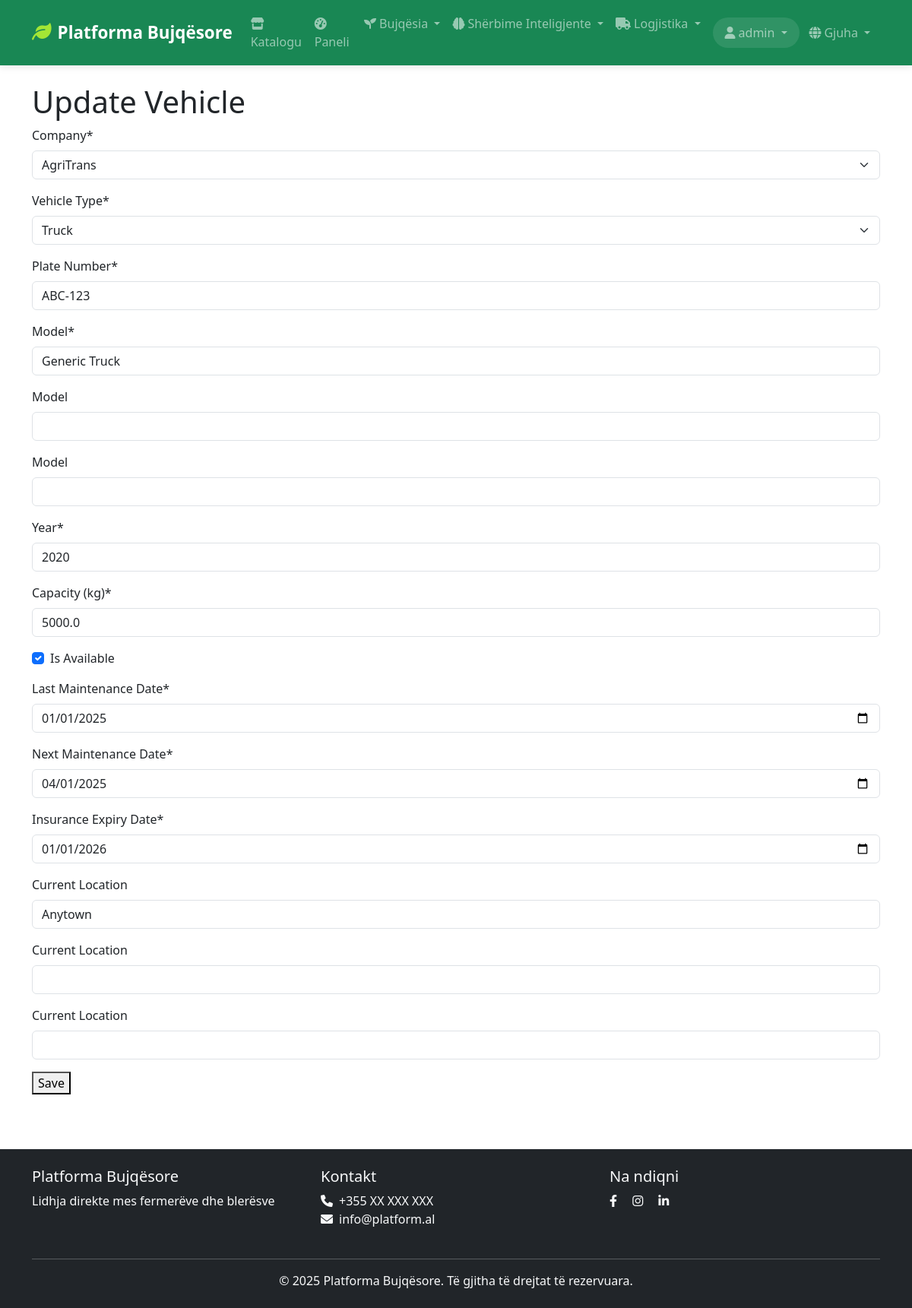
Screenshot of /sq/logistics/vehicles/1/update/ (signed in) with the database file from the repository.
### logistics/models.py (models this page shows, shortened)
class TransportCompany(models.Model):
    company_id = models.AutoField(primary_key=True)
    name = models.CharField(max_length=100, verbose_name=_('Name'))
    name_en = models.CharField(max_length=100, verbose_name=_('Name'), null=True, blank=True)
    name_sq = models.CharField(max_length=100, verbose_name=_('Name'), null=True, blank=True)
    contact_person = models.CharField(max_length=100, verbose_name=_('Contact Person'))
    contact_person_en = models.CharField(max_length=100, verbose_name=_('Contact Person'), null=True, blank=True)
    contact_person_sq = models.CharField(max_length=100, verbose_name=_('Contact Person'), null=True, blank=True)
    contact_email = models.EmailField(verbose_name=_('Contact Email'))
    contact_phone = models.CharField(max_length=20, verbose_name=_('Contact Phone'))
    address = models.TextField(verbose_name=_('Address'))
    address_en = models.TextField(verbose_name=_('Address'), null=True, blank=True)
    address_sq = models.TextField(verbose_name=_('Address'), null=True, blank=True)
    registration_number = models.CharField(max_length=50, verbose_name=_('Registration Number'))
    tax_number = models.CharField(max_length=50, verbose_name=_('Tax Number'))
    website = models.URLField(blank=True, null=True, verbose_name=_('Website'))
    is_active = models.BooleanField(default=True, verbose_name=_('Is Active'))
    class Meta:
        verbose_name = _('Transport Company')
        verbose_name_plural = _('Transport Companies')
    def __str__(self):
        return self.name

class Vehicle(models.Model):
    VEHICLE_TYPES = [
        ('truck', _('Truck')),
        ('van', _('Van')),
        ('refrigerated', _('Refrigerated Truck')),
        ('pickup', _('Pickup Truck')),
    ]
    vehicle_id = models.AutoField(primary_key=True)
    company = models.ForeignKey(TransportCompany, on_delete=models.CASCADE, related_name='vehicles')
    vehicle_type = models.CharField(max_length=50, choices=VEHICLE_TYPES, verbose_name=_('Vehicle Type'))
    plate_number = models.CharField(max_length=20, unique=True, verbose_name=_('Plate Number'))
    model = models.CharField(max_length=100, verbose_name=_('Model'))
    model_en = models.CharField(max_length=100, verbose_name=_('Model'), null=True, blank=True)
    model_sq = models.CharField(max_length=100, verbose_name=_('Model'), null=True, blank=True)
    year = models.IntegerField(verbose_name=_('Year'))
    capacity = models.FloatField(validators=[MinValueValidator(0)], verbose_name=_('Capacity (kg)'))
    availability = models.BooleanField(default=True, verbose_name=_('Is Available'))
    last_maintenance = models.DateField(verbose_name=_('Last Maintenance Date'))
    next_maintenance = models.DateField(verbose_name=_('Next Maintenance Date'))
    insurance_expiry = models.DateField(verbose_name=_('Insurance Expiry Date'))
    current_location = models.CharField(max_length=100, blank=True, null=True, verbose_name=_('Current Location'))
    current_location_en = models.CharField(max_length=100, blank=True, null=True, verbose_name=_('Current Location'))
    current_location_sq = models.CharField(max_length=100, blank=True, null=True, verbose_name=_('Current Location'))
    class Meta:
        verbose_name = _('Vehicle')
        verbose_name_plural = _('Vehicles')

### logistics/views.py (the view)
# urls.py: path('vehicles/<int:pk>/update/', views.VehicleUpdateView.as_view(), name='vehicle_update'),
class VehicleUpdateView(LogisticsStaffRequiredMixin, SuccessMessageMixin, UpdateView):
    model = Vehicle
    form_class = VehicleForm
    template_name = 'logistics/vehicle_form.html'
    success_url = reverse_lazy('logistics:vehicle_list')
    success_message = _("Vehicle was updated successfully")

### logistics/forms.py (shortened to what this page needs)
class VehicleForm(forms.ModelForm):
    class Meta:
        model = Vehicle
        fields = '__all__'
        widgets = {
            'last_maintenance': DateInput(),
            'next_maintenance': DateInput(),
            'insurance_expiry': DateInput(),
            'availability': forms.CheckboxInput(attrs={'class': 'form-check-input'}),
        }

### core/context_processors.py (called while the page is built)
def site_context(request):
    context = {
        'site_name': 'Platforma Bujqësore',
        'site_description': 'Platforma moderne për fermerët dhe blerësit',
        'current_site': Site.objects.get_current() if hasattr(Site, 'objects') else None,
    }
    if hasattr(request, 'user') and request.user.is_authenticated:
        try:
            from marketplace.models import Cart
            cart = Cart.objects.filter(user=request.user).first()
            context['cart_item_count'] = cart.item_count if cart else 0
        except:
            context['cart_item_count'] = 0
    else:
        context['cart_item_count'] = 0
    return context

### logistics/views.py (called while the page is built)
    def test_func(self):
        return self.request.user.is_staff or hasattr(self.request.user, 'driver_profile')

### marketplace/models.py (called while the page is built)
    @property
    def item_count(self):
        return self.items.count()

### templates/logistics/vehicle_form.html (shortened to what this page needs)
{% extends 'base.html' %}
{% load crispy_forms_tags %}
{% block content %}
  <h1>{% if object %}Update{% else %}Create{% endif %} Vehicle</h1>
  <form method="post">
    {{ form|crispy }}
    <button type="submit">Save</button>
  </form>
{% endblock %}

### templates/base.html (shortened to what this page needs)
<!DOCTYPE html>
<html lang="sq">
<head>
    {% load i18n %}
    <link href="https://cdn.jsdelivr.net/npm/bootstrap@5.3.0/dist/css/bootstrap.min.css" rel="stylesheet">
    <link href="https://cdnjs.cloudflare.com/ajax/libs/font-awesome/6.0.0/css/all.min.css" rel="stylesheet">
    {% load static %}
    <link href="{% static 'css/style.css' %}" rel="stylesheet">
</head>
<body>
    <nav class="navbar navbar-expand-lg navbar-dark bg-success">
        <div class="container">
            <a class="navbar-brand" href="{% url 'home' %}">
                <i class="fas fa-leaf me-2"></i>{% trans "Platforma Bujqësore" %}
            </a>
            <div class="collapse navbar-collapse" id="navbarNav">
                <ul class="navbar-nav me-auto">
                    <li class="nav-item">
                        <a class="nav-link" href="{% url 'product:list' %}">
                            <i class="fas fa-store me-1"></i>{% trans "Katalogu" %}
                        </a>
                    </li>
                    {% if user.is_authenticated %}
                        {% if user.farmer_profile %}
                            <li class="nav-item">
                                <a class="nav-link" href="{% url 'farmer:dashboard' %}">
                                    <i class="fas fa-tachometer-alt me-1"></i>{% trans "Paneli" %}
                                </a>
                            </li>
                            <li class="nav-item dropdown">
                                <a class="nav-link dropdown-toggle" href="#" id="farmerDropdown" role="button" data-bs-toggle="dropdown">
                                    <i class="fas fa-seedling me-1"></i>{% trans "Bujqësia" %}
                                </a>
                            </li>
                            <li class="nav-item dropdown">
                                <a class="nav-link dropdown-toggle" href="#" id="smartServicesDropdown" role="button" data-bs-toggle="dropdown">
                                    <i class="fas fa-brain me-1"></i>{% trans "Shërbime Inteligjente" %}
                                </a>
                            </li>
                        {% endif %}
                        <li class="nav-item dropdown">
                            <a class="nav-link dropdown-toggle" href="#" id="logisticsDropdown" role="button" data-bs-toggle="dropdown">
                                <i class="fas fa-truck me-1"></i>{% trans "Logjistika" %}
                            </a>
                        </li>
                    {% endif %}
                </ul>
                <ul class="navbar-nav">
                    {% if user.is_authenticated %}
                        <li class="nav-item dropdown">
                            <a class="nav-link dropdown-toggle" href="#" id="userDropdown" role="button" data-bs-toggle="dropdown">
                                <i class="fas fa-user me-1"></i>{{ user.get_full_name|default:user.username }}
                            </a>
                        </li>
                        <li class="nav-item dropdown">
                            <a class="nav-link dropdown-toggle" href="#" id="languageDropdown" role="button" data-bs-toggle="dropdown">
                                <i class="fas fa-globe me-1"></i>{% trans "Gjuha" %}
                            </a>
                        </li>
                    {% endif %}
                </ul>
            </div>
        </div>
    </nav>
    <main class="container py-4">
        {% block content %}
        {% endblock %}
    </main>
    <footer class="bg-dark text-light py-4 mt-5">
        <div class="container">
            <div class="row">
                <div class="col-md-4">
                    <h5>{% trans "Platforma Bujqësore" %}</h5>
                    <p>{% trans "Lidhja direkte mes fermerëve dhe blerësve" %}</p>
                </div>
                <div class="col-md-4">
                    <h5>{% trans "Kontakt" %}</h5>
                    <ul class="list-unstyled">
                        <li><i class="fas fa-phone me-2"></i>+355 XX XXX XXX</li>
                        <li><i class="fas fa-envelope me-2"></i>info@platform.al</li>
                    </ul>
                </div>
                <div class="col-md-4">
                    <h5>{% trans "Na ndiqni" %}</h5>
                    <div class="social-links">
                        <a href="#" class="text-light me-3"><i class="fab fa-facebook-f"></i></a>
                        <a href="#" class="text-light me-3"><i class="fab fa-instagram"></i></a>
                        <a href="#" class="text-light"><i class="fab fa-linkedin-in"></i></a>
                    </div>
                </div>
            </div>
            <hr class="mt-4">
            <div class="text-center">
                <p class="mb-0">&copy; {% now "Y" %} {% trans "Platforma Bujqësore" %}. {% trans "Të gjitha të drejtat të rezervuara." %}</p>
            </div>
        </div>
    </footer>
</body>
</html>

### static/css/style.css (style rules this page uses)
:root { --primary-color: #198754; --secondary-color: #6c757d; --light-bg: #f8f9fa; }
body { min-height: 100vh; display: flex; flex-direction: column; }
main { flex: 1; }
.navbar-brand i { color: #a3e635; }
footer { background-color: #343a40; }
.social-links a { transition: color 0.2s; }
.navbar { box-shadow: 0 2px 10px rgba(0,0,0,0.1); transition: all 0.3s ease; }
.navbar-brand { font-weight: 600; font-size: 1.4rem; }
.navbar-brand i { color: #a3e635; font-size: 1.6rem; }
.navbar-nav .nav-link { position: relative; transition: all 0.3s ease; font-weight: 500; padding: 0.7rem 1rem; }
.navbar-nav .nav-link i { transition: all 0.3s ease; }
#userDropdown { background: rgba(255,255,255,0.1); border-radius: 25px; padding: 0.5rem 1rem; margin-left: 0.5rem; }
#languageDropdown { border-radius: 20px; padding: 0.5rem 0.8rem; }
html { scroll-behavior: smooth; }

### rows the page displays
TransportCompany: company "AgriTrans"
Vehicle: vehicle_type "Truck", plate_number "ABC-123", model "Generic Truck", year "2020", capacity "5000.0", availability "☑", last_maintenance "01/01/2025", next_maintenance "04/01/2025", insurance_expiry "01/01/2026", current_location "Anytown"

### other values shown
{{ user.get_full_name|default:user.username }} "admin"
